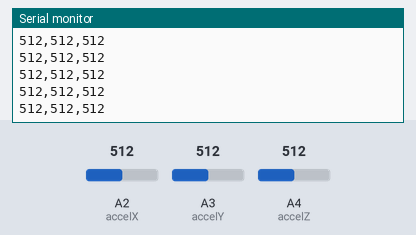
The sketch below on a simulated Arduino Uno, built with avr-gcc and run on an emulated ATmega328P. Shown: the last lines printed to the serial monitor. The inputs (shaded band) are chosen by the test bench; at power-on: A2 (accelX) = 512, A3 (accelY) = 512, A4 (accelZ) = 512.

Above: at 1.2 s.
1.3 s: A2 (accelX) set to 11
At 2.4 s:
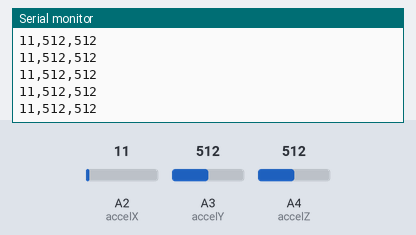
2.8 s: A2 (accelX) set to 8
At 3.8 s:
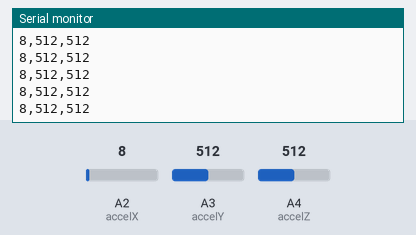
4.3 s: A3 (accelY) set to 985
At 5.2 s:
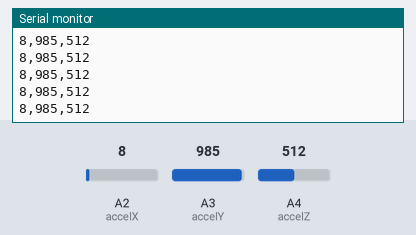
5.8 s: A3 (accelY) set to 1007
At 6.6 s:
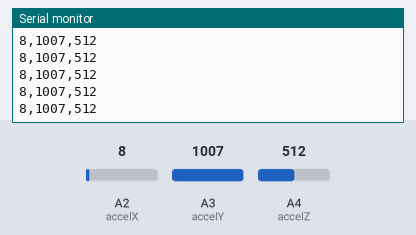
Timing chart, 0 to 8.8 s (numbered marks = the images above; inputs shaded):
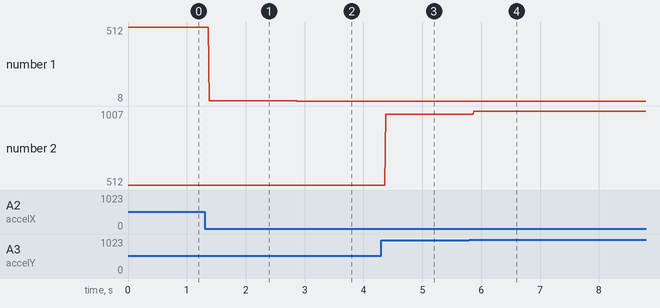

The sketch:

TutorialAnalogInputPart2.ino
```cpp
//define global vairiable and initialize the values to 0
int ax = 0;
int ay = 0;
int az = 0;

void setup() {

  //begin the serial communication
  Serial.begin(9600);

  //setup the Acceleration sensor by calling the function
  setupAccelSensor();


}

void loop() {

  //update ax, ay and az by calling the predifined function
  readAccelSensor();

  //Sens to Serial Plotter
  Serial.print(ax);
  Serial.print(",");
  Serial.print(ay);
  Serial.print(",");
  Serial.println(az);

}
```

Accelerometer.ino
```cpp
// define pins for x,y and z acceleration
const int accelX = A2;
const int accelY = A3;
const int accelZ = A4;

void setupAccelSensor(){

  //Assign pins as inpiut pins
  pinMode(accelX, INPUT);
  pinMode(accelY, INPUT);
  pinMode(accelZ, INPUT);
}

void readAccelSensor(){

  //read the pins and store the values
  ax = analogRead(accelX);
  ay = analogRead(accelY);
  az = analogRead(accelZ);

}
```

Measured:
- after the input at 1.3 s, the serial monitor: prints a new line after 0.08 s (image 1)
- after the input at 2.8 s, the serial monitor: prints a new line after 0.08 s (image 2)
- after the input at 4.3 s, the serial monitor: prints a new line after 0.08 s (image 3)
- after the input at 5.8 s, the serial monitor: prints a new line after 0.07 s (image 4)
- plotted number 1: 512 → 11 after the input at 1.3 s, 11 → 8 after the input at 2.8 s
- plotted number 2: 512 → 985 after the input at 4.3 s, 985 → 1007 after the input at 5.8 s
